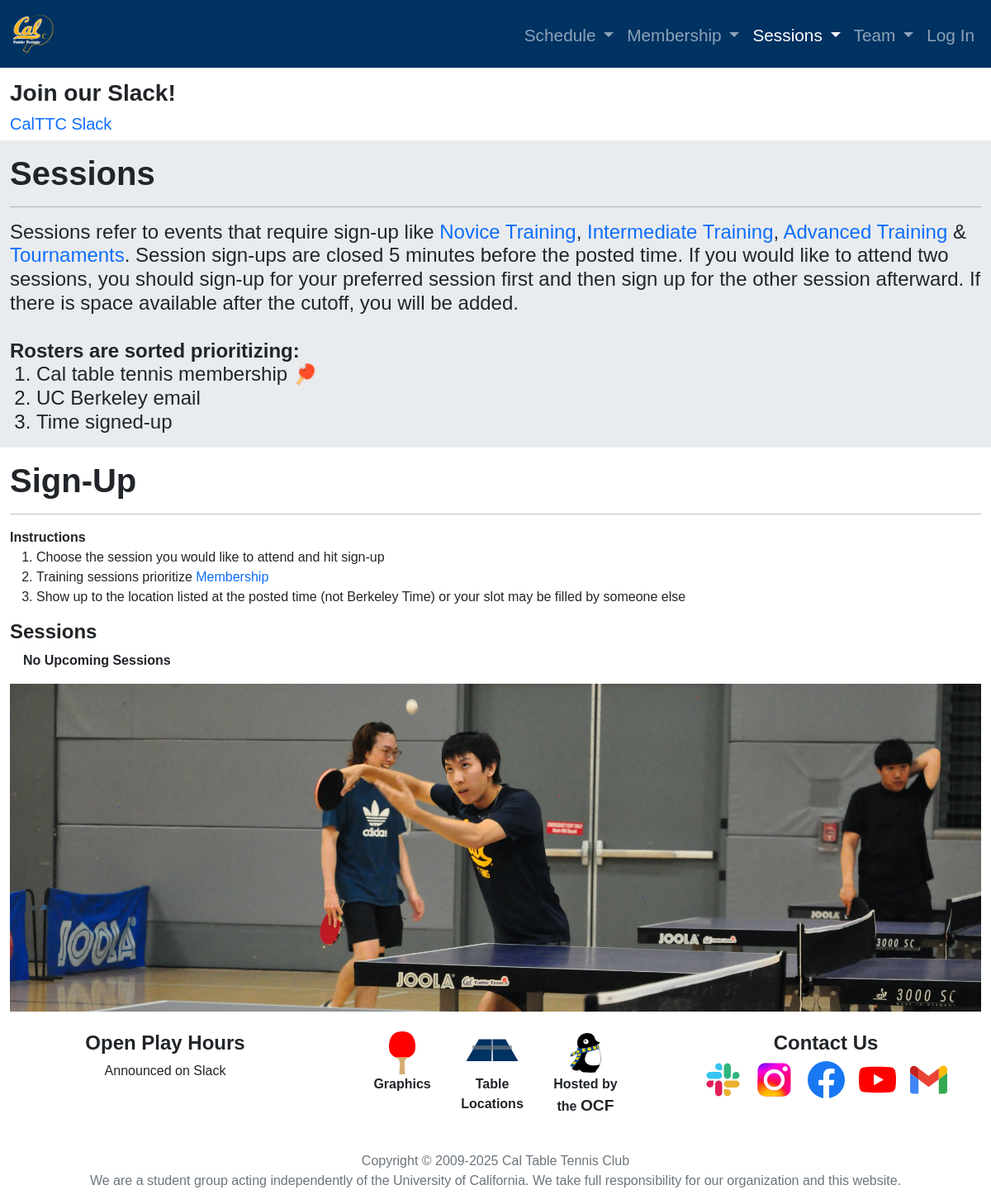
The app's page /sessions/ with its own data.
### announcements/models.py (models this page shows)
class Announcement(models.Model):
	title = models.CharField(max_length=80, default=None, blank=True, null=True)
	content = models.CharField(max_length=500, default=None, blank=True, null=True)
	link_text = models.CharField(max_length=80, default=None, blank=True, null=True)
	link_url = models.URLField(max_length=300, default=None, blank=True, null=True)
	link_opens_in_new_tab = models.BooleanField(default=True)
	on_home_page = models.BooleanField(default=False)
	on_schedule_page = models.BooleanField(default=False)
	on_sessions_page = models.BooleanField(default=False)
	on_membership_page = models.BooleanField(default=False)
	on_team_page = models.BooleanField(default=False)

### images/models.py (models this page shows, shortened)
class FooterImage(models.Model):
	image = models.ImageField(upload_to=footer_upload_location)
	name = models.CharField(max_length=30, unique=True)
	__original_image = None
	__original_name = None
	def __init__(self, *args, **kwargs):
			super().__init__(*args, **kwargs)
			self.__original_image = self.image
			self.__original_name = self.name

### schedule/models.py (models this page shows)
class TimeSlot(models.Model):
	time_slot = models.CharField(max_length=100, blank=True)
	day = models.CharField(max_length=9, choices=DayChoices, blank=True)
	location = models.CharField(max_length=20, choices=LocationChoices, blank=True)
	availability = models.CharField(max_length=15, choices=AvailabilityChoices, blank=True)
	open_play = models.BooleanField(default=True)
	novice_training = models.BooleanField(default=False)
	intermediate_training = models.BooleanField(default=False)
	advanced_training = models.BooleanField(default=False)
	tournaments = models.BooleanField(default=False)

### session/views.py (the view, shortened to what this page needs)
# urls.py: path('sessions/', include('session.urls')),
def sessions(request):
    page_title = "Sessions"
    refresh_queries()
    already_signed_up, already_queued = (
        has_signed_up(request)[0],
        has_signed_up(request)[1],
    )
    announcements = Announcement.objects.filter(on_sessions_page=True)
    return render(
        request,
        "sessions/sessions.html",
        {
            "page_title": page_title,
            "cutoff": cutoff,
            "all_sessions": all_sessions,
            "already_signed_up": already_signed_up,
            "already_queued": already_queued,
            "announcements": announcements,
        },
    )

### calttc_project/context_processors.py (called while the page is built)
def get_current_year_to_context(request):
	current_datetime = datetime.datetime.now()
	return {
		'current_datetime': current_datetime
	}

def get_schedule_to_context(request):
	open_play_time_slots = TimeSlot.objects.filter(open_play=True)
	return {
		'open_play_time_slots': open_play_time_slots
	}

def get_footer_image_to_context(request):
	all_footer_images = FooterImage.objects.all()
	footer_image = None
	if all_footer_images:
		random_index = random.randint(0, all_footer_images.count() - 1)
		footer_image = all_footer_images[random_index]
	return {
		'footer_image': footer_image
	}

def get_staff_notifications_to_context(request):
	num_registered_users = User.objects.filter(is_registered = True).count()
	num_users_awaiting_approval = num_registered_users
	num_notifications = num_users_awaiting_approval
	return {
		'num_notifications' : num_notifications
	}

def get_newsletter_verification_to_context(request):
	subscribe_verification = request.GET.get('subscribe_verification')
	unsubscribe_verification = request.GET.get('unsubscribe_verification')
	return {
		'unsubscribe_verification' : unsubscribe_verification,
		'subscribe_verification' : subscribe_verification
	}

### calttc_project/templatetags/custom_tags.py (called while the page is built)
@register.simple_tag
def anchor(url_name, section_id):
    return reverse(url_name) + '#' + section_id

### session/views.py (called while the page is built, shortened)
def refresh_queries():
    global all_available_sessions
    global all_sessions
    all_available_sessions = (
        Session.objects.filter(time__gte=datetime.now() + timedelta(minutes=cutoff))
        .exclude(is_closed=True)
        .exclude(is_cancelled=True)
    )
    all_sessions = Session.objects.filter(
        time__gte=datetime.now() - timedelta(hours=3)
    ).order_by("time")

def has_signed_up(request):
    already_signed_up = False
    already_queued = False
    return (already_signed_up, already_queued)

### templates/sessions/sessions.html (shortened to what this page needs)
{% extends 'base.html' %}
{% load static %}
{% load socialaccount %}
{% load account %}
{% load custom_tags %}
{% block content %}
<div class="container-fluid padding">
	<div class="row emphasis">
		<div class="col-12">
			<h1><b>Sessions</b></h1>
			<hr class="horizontalrule">
			<h4>
				Sessions refer to events that require sign-up like
				<a href={% anchor 'schedule' 'novice-training' %}>Novice Training</a>,
				<a href={% anchor 'schedule' 'intermediate-training' %}>Intermediate Training</a>,
				<a href={% anchor 'schedule' 'advanced-training' %}>Advanced Training</a> &
				<a href={% anchor 'schedule' 'tournaments' %}>Tournaments</a>.
				Session sign-ups are closed {{ cutoff }} minutes before the posted time.
				If you would like to attend two sessions, you should sign-up for your preferred session first and then sign up for the other session afterward.
				If there is space available after the cutoff, you will be added.
				<br/><br/>
				<b>Rosters are sorted prioritizing:</b>
				<ol>
					<li>Cal table tennis membership 🏓</li>
					<li>UC Berkeley email</li>
					<li>Time signed-up</li>
				</ol>
			</h4>
		</div>
	</div>
</div>
<div class="container-fluid padding" id="sign-up">
	<div class="row">
		<div class="col-12">
			<h1><b>Sign-Up</b></h1>
			<hr class="horizontalrule">
			<b>Instructions</b><br/>
			<ol>
				<li>Choose the session you would like to attend and hit sign-up</li>
				<li>Training sessions prioritize <a href={% url 'membership' %}>Membership</a>
				<li>Show up to the location listed at the posted time (not Berkeley Time) or your slot may be filled by someone else</li>
			</ol>
		</div>
		<div class="col-xs-8 col-sm-7 col-lg-5 col-xl-4">
			<h4><b>Sessions</b></h4>
			{% if not all_sessions %}
				<b>&emsp;No Upcoming Sessions</b>
			{% endif %}
		</div>
	</div>
</div>
{% endblock content %}

### templates/base.html (shortened to what this page needs)
{% load static %}
{% load socialaccount %}
{% load account %}
{% load custom_tags %}
<!DOCTYPE html>
<html lang="en">
<head>
	<link rel="stylesheet" href={% static "plugins/bootstrap/bootstrap.min.css" %}>
	<link rel="stylesheet" type="text/css" href= "{% static "css/style.css" %}?v=7.4">
</head>
<body>
<nav class="navbar navbar-expand-md navbar-dark fixed-top">
	<div class="container-fluid">
	{% url "home" as url %}
	<a class="navbar-brand" href={{ url }}><img src={% static "graphics/logo.png" %}></a>
	<div class="collapse navbar-collapse" id="navbarSupportedContent">
		<ul class="navbar-nav ms-auto ">
			{% url "schedule" as url %}
			<li class="nav-item dropdown">
				<a class="nav-link {% if request.path == url %}active{% endif %}" href={{ url }} style="padding-right:0; display:inline-block;">Schedule</a>
				<a class="nav-link dropdown-toggle {% if request.path == url %}active{% endif %}"  style="padding-left:0; display:inline-block;"
				href="#" id="navbarDropdown" role="button" data-bs-toggle="dropdown" aria-expanded="false"> </a>
			</li>
			{% url "membership" as url %}
			<li class="nav-item dropdown">
				<a class="nav-link {% if request.path == url %}active{% endif %}" href={{ url }} style="padding-right:0; display:inline-block;">Membership</a>
				<a class="nav-link dropdown-toggle {% if request.path == url %}active{% endif %}"  style="padding-left:0; display:inline-block;"
				href="#" id="navbarDropdown" role="button" data-bs-toggle="dropdown" aria-expanded="false"> </a>
			</li>
			{% url "sessions" as url %}
			<li class="nav-item dropdown">
				<a class="nav-link {% if request.path == url %}active{% endif %}" href={{ url }} style="padding-right:0; display:inline-block;">Sessions</a>
				<a class="nav-link dropdown-toggle {% if request.path == url %}active{% endif %}"  style="padding-left:0; display:inline-block;"
				href="#" id="navbarDropdown" role="button" data-bs-toggle="dropdown" aria-expanded="false"> </a>
			</li>
			{% url "team" as url %}
			<li class="nav-item dropdown">
				<a class="nav-link {% if request.path == url %}active{% endif %}" href={{ url }} style="padding-right:0; display:inline-block;">Team</a>
				<a class="nav-link dropdown-toggle {% if request.path == url %}active{% endif %}"  style="padding-left:0; display:inline-block;"
				href="#" id="navbarDropdown" role="button" data-bs-toggle="dropdown" aria-expanded="false"> </a>
			</li>
			<li class="nav-item dropdown">
				{% if user.is_authenticated %}
				<a class="nav-link" href="{% provider_login_url 'google' action='reauthenticate' next=request.path %}" id="navbarDropdown" role="button"
				data-bs-toggle="dropdown" aria-expanded="false">
					<span class="d-md-none">
						Account
						{% if user.is_staff and num_notifications %}
						<span class="badge rounded-pill bg-danger badge-position">{{ num_notifications }}</span>
						{% endif %}
					</span>
					<span class="d-none d-md-block">
						<img class="account-image rounded-circle" src="{{ user.socialaccount_set.all.0.get_avatar_url }}" style="height: 2.5rem;"/>
						{% if user.is_staff and num_notifications %}
						<span class="top-0 start-100 translate-middle badge rounded-pill badge bg-danger">{{ num_notifications }}</span>
						{% endif %}
					</span>
				</a>
				<ul class="dropdown-menu dropdown-menu-end" aria-labelledby="navbarDropdown">
					<li><a class="dropdown-item" href="{% url 'account-settings' %}?next={{request.path}}">Account Settings</a></li>
					<li><form id="logoutid" action="{% url 'logout' %}" method="post">{% csrf_token %}</form></li>
					<li><a class="dropdown-item" href="{% url 'account_logout' %}?next={{request.path}}">
						Logout {{ user.email }}
						{% if user.is_member %}
							🏓
						{% endif %}
					</a></li>
					{% if user.is_staff or user.is_admin%}
						<li><hr class="dropdown-divider"></li>
						<li><a class="dropdown-item" href="{% url 'manage-users' %}?next={{request.path}}">Manage Users
							{% if num_notifications %}
								<span class="badge rounded-pill bg-danger badge-position">{{ num_notifications }}</span>
							{% endif %}
						</a></li>
					{% endif %}
					{% if user.is_admin and not user.is_superuser %}
						<li><hr class="dropdown-divider"></li>
						<li><a class="dropdown-item" href="{% url 'admin:index' %}?next={{request.path}}">Admin Portal</a></li>
					{% endif %}
						{% if user.is_superuser %}
						<li><hr class="dropdown-divider"></li>
						<li><a class="dropdown-item" href="{% url 'admin:index' %}?next={{request.path}}">Superuser Portal</a></li>
					{% endif %}
				</ul>
				{% else %}
				<a class="nav-link" href="{% provider_login_url 'google' action='reauthenticate' next=request.path %}">Log In</a>
				{% endif %}
			</li>
		</ul>
	</div>
</nav>
{% if announcements %}
<div class="container-fluid padding">
	<div class="row padding">
		<div class="col-lg-6">
			{% for announcement in announcements %}
				{% if announcement.title %}
					<h3><b>{{ announcement.title }}</b></h3>
				{% endif %}
				{% if announcement.content or announcement.link_url %}
				<h5>
					{% if announcement.link_url and announcement.link_text%}
						{% if announcement.link_opens_in_new_tab %}
							<a href="{{ announcement.link_url }}" target="_blank" rel="noreferrer noopener">{{ announcement.link_text }}</a>
						{% else %}
							<a href="{{ announcement.link_url }}">{{ announcement.link_text }}</a>
						{% endif%}
					{% elif announcement.link_url%}
						{% if announcement.link_opens_in_new_tab %}
							<a href="{{ announcement.link_url }}" target="_blank" rel="noreferrer noopener">{{ announcement.link_url }}</a>
						{% else %}
							<a href="{{ announcement.link_url }}">{{ announcement.link_url }}</a>
						{% endif %}
					{% endif %}
				</h5>
				{% endif %}
			{% endfor %}
		</div>
	</div>
</div>
{% endif %}
<div id="main" role="main">
{% block content %} {% endblock content %}
</div>
</body>
<footer>
	<div class="container-fluid padding">
		<div class="row text-center">
			<div class="col-md-12 col-xs-12">
				<img class="placeholder" style="width:100%; height: auto" src="{% get_media_prefix %}{{ footer_image.image }}">
			</div>
			<div class="col-md-6 col-lg-4 order-lg-1 ">
				<br/>
				<h4><b>Open Play Hours</b></h4>
				<a class="open-play-hours" href={% anchor 'schedule' 'open-play' %}>
					<div>
					{% for time_slot in open_play_time_slots %}
						{{ time_slot.get_day_display }} {{ time_slot.time_slot}}<br/>
					{% endfor %}
					</div>
				</a>
			</div>
			<div class="col-md-6 col-lg-4 order-lg-3">
				<br/>
				<h4><b>Contact Us</b></h4>
				<a href="https://join.slack.com/t/caltabletenni-rop5169/shared_invite/zt-1x2g09jmr-do6tlIkyeHQRyjnrM0~TJQ"
				target="_blank" rel="noreferrer noopener">
					<img class="contact" src={% static "graphics/company_icons/slack.svg" %}>
				</a>
				<a href="https://www.instagram.com/calttc/?hl=en"
				target="_blank" rel="noreferrer noopener">
					<img class="contact" src={% static "graphics/company_icons/instagram.svg" %}>
				</a>
				<a href="https://www.facebook.com/groups/calttc/?ref=share"
				target="_blank" rel="noreferrer noopener">
					<img class="contact" src={% static "graphics/company_icons/facebook.svg" %}>
				</a>
				<a href="https://www.youtube.com/channel/UCutzjqRQ5dr9ksZ-rZjlhjQ"
				target="_blank" rel="noreferrer noopener">
					<img class="contact" src={% static "graphics/company_icons/youtube.svg" %}>
				</a>
				<a href="mailto:calttc@gmail.com">
					<img class="contact" src={% static "graphics/company_icons/gmail.svg" %}>
				</a>
			</div>
			<div class="col-12 order-4">
				<br/>
				<p style="color: #6c757d;">Copyright &copy; 2009-{{ current_datetime.year }} Cal Table Tennis Club<br/>
				We are a student group acting independently of the University of California. We take full responsibility for our organization and this website.</p>
			</div>
			<div class="col-md-12 col-lg-4 order-lg-2">
				<br/>
				<div class="container d-flex" style="display:flex; align-items:top; justify-content: center">
					<a class="figure" href={% url 'graphics' %} style="color: inherit; text-decoration: inherit;">
						<figure>
							<img style="height:3.3rem; width:auto;" src={% static "graphics/assets/ping_pong_paddle.svg" %}>
							<figcaption><b>Graphics</b></figcaption>
						</figure>
					</a>
					<a class="figure" href={% url 'table-locations' %} style="color: inherit; text-decoration: inherit;">
						<figure>
							<img src={% static "graphics/assets/ping_pong_table.svg" %}
							style="height:3.3rem;">
							<figcaption>
								<b>Table <br/>
									Locations</b>
							</figcaption>
						</figure>
					</a>
					<a class="figure" href="https://www.ocf.berkeley.edu" target="_blank" rel="noreferrer noopener" style="color: inherit; text-decoration: inherit;">
						<figure>
							<img src={% static "graphics/assets/ocf_penguin.svg" %} alt="Hosted by the OCF" style="border: 0; height:3.3rem">
							<figcaption >
								<b>
									Hosted by <br/>
									<span style="vertical-align:top;">
										the <big>OCF</big>
									</span>
								</b>
							</figcaption>
						</figure>
					</a>
					<br/>
					<br/>
				</div>
			</div>
</footer>
</html>

### static/css/style.css (style rules this page uses)
html, body { margin: 0; padding-top: 2.5rem; font-family: sans-serif; background-color: #003262; }
.row { background-color: #fff; padding: 1rem 2rem 0rem 2rem; display:flex; }
a:hover, a { text-decoration: none; outline: none; }
.emphasis { background-color: #e9ecef; }
.horizontalrule { background-color: #000; }
@media (max-width: 1200px) { .row { padding: 1rem 0rem 0rem 0rem; } }
.navbar-brand>img { height: 3.5rem; width: auto; }
.nav-link { font-size: 1.3em; height: 3rem; line-height: 2.2rem; }
.navbar-dark .navbar-nav .nav-link { outline: none; }
.navbar { background-color: #003262; padding: 0.6rem 2rem; }
.container-fluid { scroll-margin-top: 4.5rem }
@media (max-width: 1200px) { .navbar { padding: 0.5rem 0; } }
.open-play-hours { color: inherit; }
.contact { margin: 0rem .20rem; }
@media (min-width: 375px) { .contact { margin: 0rem .5rem; } }
@media (min-width: 768px) { .contact { margin: 0rem 0.5rem; } }
@media (min-width: 992px) { .contact { margin: 0rem .40rem; } }

### records on screen
Announcement: title "Join our Slack!", link_text "CalTTC Slack"
FooterImage: image (picture)
TimeSlot: time_slot "Announced on Slack"

### other values on screen
{{ cutoff }} "5"
